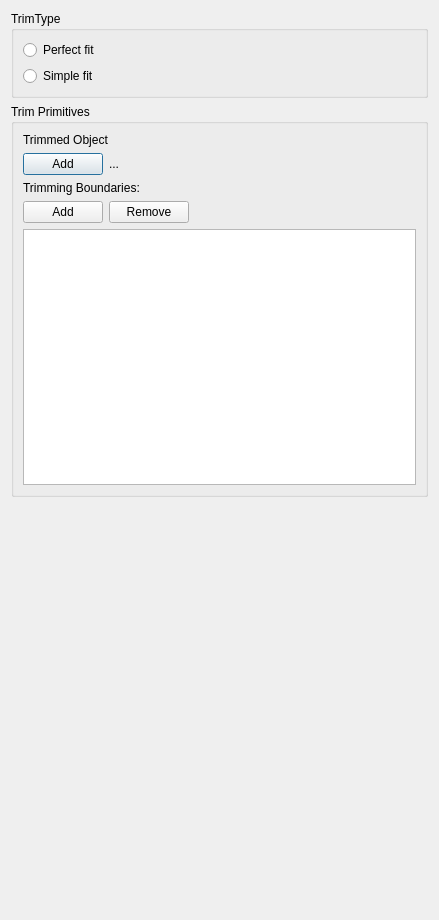
<?xml version="1.0" encoding="UTF-8"?>
<ui version="4.0">
 <class>Dialog</class>
 <widget class="QDialog" name="Dialog">
  <property name="geometry">
   <rect>
    <x>0</x>
    <y>0</y>
    <width>439</width>
    <height>920</height>
   </rect>
  </property>
  <property name="windowTitle">
   <string>Trim Profile</string>
  </property>
  <layout class="QVBoxLayout" name="verticalLayout_4">
   <item>
    <widget class="QGroupBox" name="groupBox_2">
     <property name="title">
      <string>TrimType</string>
     </property>
     <layout class="QVBoxLayout" name="verticalLayout_3">
      <item>
       <widget class="QRadioButton" name="rb_perfectfit">
        <property name="text">
         <string>Perfect fit</string>
        </property>
        <property name="icon">
         <iconset>
          <normaloff>:/icon/icons/corner-simple-type.svg</normaloff>:/icon/icons/corner-simple-type.svg</iconset>
        </property>
        <property name="iconSize">
         <size>
          <width>32</width>
          <height>32</height>
         </size>
        </property>
       </widget>
      </item>
      <item>
       <widget class="QRadioButton" name="rb_simplefit">
        <property name="text">
         <string>Simple fit</string>
        </property>
        <property name="icon">
         <iconset>
          <normaloff>:/icon/icons/corner-coped-type.svg</normaloff>:/icon/icons/corner-coped-type.svg</iconset>
        </property>
        <property name="iconSize">
         <size>
          <width>32</width>
          <height>32</height>
         </size>
        </property>
       </widget>
      </item>
     </layout>
    </widget>
   </item>
   <item>
    <widget class="QGroupBox" name="groupBox_3">
     <property name="title">
      <string>Trim Primitives</string>
     </property>
     <layout class="QVBoxLayout" name="verticalLayout">
      <item>
       <widget class="QLabel" name="label">
        <property name="text">
         <string>Trimmed Object </string>
        </property>
       </widget>
      </item>
      <item>
       <layout class="QHBoxLayout" name="horizontalLayout" stretch="1,5">
        <item>
         <widget class="QPushButton" name="add_trimmed_object_button">
          <property name="text">
           <string>Add</string>
          </property>
          <property name="icon">
           <iconset>
            <normaloff>:/icon/icons/list-add.svg</normaloff>:/icon/icons/list-add.svg</iconset>
          </property>
         </widget>
        </item>
        <item>
         <widget class="QLabel" name="trimmed_object_label">
          <property name="text">
           <string>...</string>
          </property>
         </widget>
        </item>
       </layout>
      </item>
      <item>
       <widget class="QLabel" name="label_2">
        <property name="text">
         <string>Trimming Boundaries: </string>
        </property>
       </widget>
      </item>
      <item>
       <layout class="QHBoxLayout" name="horizontalLayout_2">
        <item>
         <widget class="QPushButton" name="add_boundary_button">
          <property name="text">
           <string>Add</string>
          </property>
          <property name="icon">
           <iconset>
            <normaloff>:/icon/icons/list-add.svg</normaloff>:/icon/icons/list-add.svg</iconset>
          </property>
         </widget>
        </item>
        <item>
         <widget class="QPushButton" name="remove_boundary_button">
          <property name="text">
           <string>Remove</string>
          </property>
          <property name="icon">
           <iconset>
            <normaloff>:/icon/icons/list-remove.svg</normaloff>:/icon/icons/list-remove.svg</iconset>
          </property>
         </widget>
        </item>
        <item>
         <spacer name="horizontalSpacer_2">
          <property name="orientation">
           <enum>Qt::Orientation::Horizontal</enum>
          </property>
          <property name="sizeHint" stdset="0">
           <size>
            <width>40</width>
            <height>20</height>
           </size>
          </property>
         </spacer>
        </item>
       </layout>
      </item>
      <item>
       <widget class="QListWidget" name="boundaries_list_widget"/>
      </item>
     </layout>
    </widget>
   </item>
   <item>
    <widget class="QLabel" name="message_label">
     <property name="text">
      <string/>
     </property>
     <property name="wordWrap">
      <bool>true</bool>
     </property>
    </widget>
   </item>
   <item>
    <spacer name="verticalSpacer">
     <property name="orientation">
      <enum>Qt::Orientation::Vertical</enum>
     </property>
     <property name="sizeHint" stdset="0">
      <size>
       <width>20</width>
       <height>40</height>
      </size>
     </property>
    </spacer>
   </item>
  </layout>
 </widget>
 <resources/>
 <connections/>
</ui>
